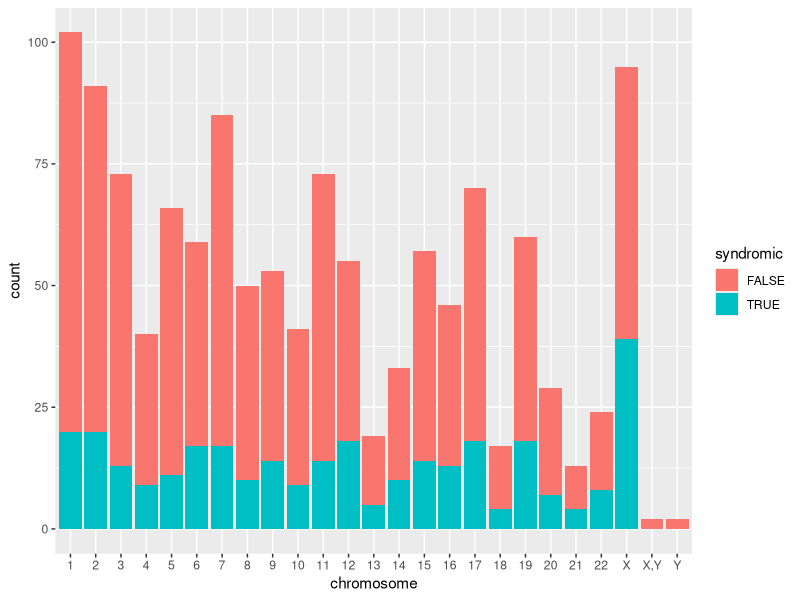
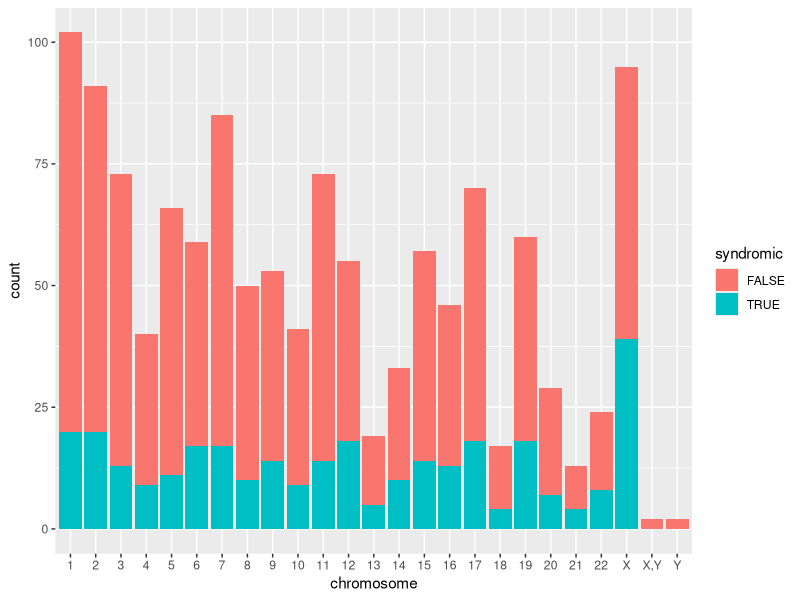

Write the R code that produced these figures, in order.
## ---- chunk 1
library(tidyverse)
## ---- chunk 2
sfari_genes <- read_csv("data/SFARI-Gene_genes_10-23-2025release.csv")
sfari_genes
## ---- chunk 3
sfari_genes$gene_symbol
## ---- chunk 4
sfari_genes %>%
  mutate(
    syndromic = as.logical(syndromic),
    chromosome = factor(chromosome, levels = str_sort(unique(chromosome), numeric = TRUE))
  ) %>%
  ggplot(aes(x = chromosome, fill = syndromic)) +
  geom_bar()
ggsave("output/fig1.pdf", width = 6, height = 5)
